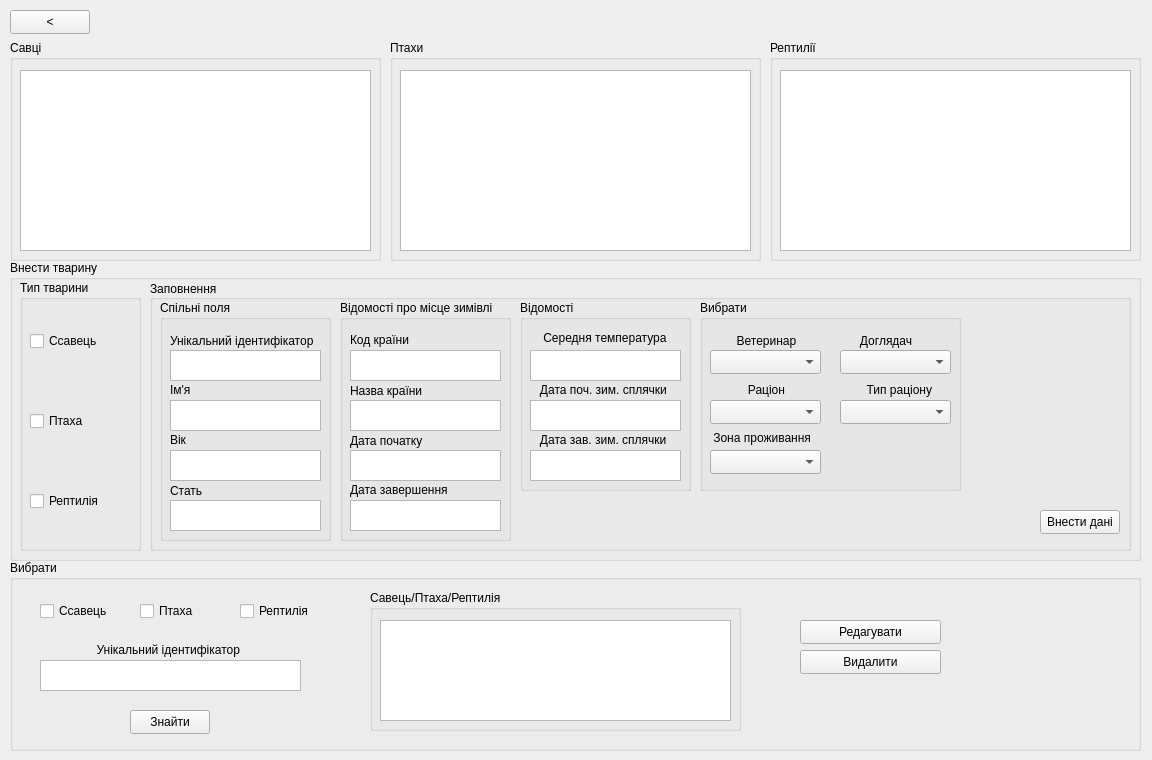
<?xml version="1.0" encoding="UTF-8"?>
<ui version="4.0">
 <class>AnimalsForm</class>
 <widget class="QWidget" name="AnimalsForm">
  <property name="geometry">
   <rect>
    <x>0</x>
    <y>0</y>
    <width>1152</width>
    <height>760</height>
   </rect>
  </property>
  <property name="windowTitle">
   <string>Form</string>
  </property>
  <widget class="QPushButton" name="pushButton">
   <property name="geometry">
    <rect>
     <x>10</x>
     <y>10</y>
     <width>80</width>
     <height>24</height>
    </rect>
   </property>
   <property name="text">
    <string>&lt;</string>
   </property>
  </widget>
  <widget class="QGroupBox" name="groupBox_2">
   <property name="geometry">
    <rect>
     <x>390</x>
     <y>40</y>
     <width>371</width>
     <height>221</height>
    </rect>
   </property>
   <property name="title">
    <string>Птахи</string>
   </property>
   <widget class="QTableView" name="birdsView">
    <property name="geometry">
     <rect>
      <x>10</x>
      <y>30</y>
      <width>351</width>
      <height>181</height>
     </rect>
    </property>
   </widget>
  </widget>
  <widget class="QGroupBox" name="groupBox">
   <property name="geometry">
    <rect>
     <x>10</x>
     <y>40</y>
     <width>371</width>
     <height>221</height>
    </rect>
   </property>
   <property name="title">
    <string>Савці</string>
   </property>
   <widget class="QTableView" name="mammalsView">
    <property name="geometry">
     <rect>
      <x>10</x>
      <y>30</y>
      <width>351</width>
      <height>181</height>
     </rect>
    </property>
   </widget>
  </widget>
  <widget class="QGroupBox" name="groupBox_5">
   <property name="geometry">
    <rect>
     <x>10</x>
     <y>560</y>
     <width>1131</width>
     <height>191</height>
    </rect>
   </property>
   <property name="title">
    <string>Вибрати</string>
   </property>
   <widget class="QPushButton" name="deleteButton">
    <property name="geometry">
     <rect>
      <x>790</x>
      <y>90</y>
      <width>141</width>
      <height>24</height>
     </rect>
    </property>
    <property name="text">
     <string>Видалити</string>
    </property>
   </widget>
   <widget class="QPushButton" name="searchButton">
    <property name="geometry">
     <rect>
      <x>120</x>
      <y>150</y>
      <width>80</width>
      <height>24</height>
     </rect>
    </property>
    <property name="text">
     <string>Знайти</string>
    </property>
   </widget>
   <widget class="QTextEdit" name="idText">
    <property name="geometry">
     <rect>
      <x>30</x>
      <y>100</y>
      <width>261</width>
      <height>31</height>
     </rect>
    </property>
   </widget>
   <widget class="QPushButton" name="updateButton">
    <property name="geometry">
     <rect>
      <x>790</x>
      <y>60</y>
      <width>141</width>
      <height>24</height>
     </rect>
    </property>
    <property name="text">
     <string>Редагувати</string>
    </property>
   </widget>
   <widget class="QLabel" name="label_5">
    <property name="geometry">
     <rect>
      <x>30</x>
      <y>79</y>
      <width>261</width>
      <height>21</height>
     </rect>
    </property>
    <property name="text">
     <string>                 Унікальний ідентифікатор</string>
    </property>
   </widget>
   <widget class="QGroupBox" name="searchAnimalGroupBox">
    <property name="geometry">
     <rect>
      <x>360</x>
      <y>30</y>
      <width>371</width>
      <height>141</height>
     </rect>
    </property>
    <property name="title">
     <string>Савець/Птаха/Рептилія</string>
    </property>
    <widget class="QTableView" name="Viewer">
     <property name="geometry">
      <rect>
       <x>10</x>
       <y>30</y>
       <width>351</width>
       <height>101</height>
      </rect>
     </property>
    </widget>
   </widget>
   <widget class="QCheckBox" name="mammalCheckBox_2">
    <property name="geometry">
     <rect>
      <x>30</x>
      <y>40</y>
      <width>78</width>
      <height>22</height>
     </rect>
    </property>
    <property name="text">
     <string>Сcавець</string>
    </property>
   </widget>
   <widget class="QCheckBox" name="birdCheckBox_2">
    <property name="geometry">
     <rect>
      <x>130</x>
      <y>40</y>
      <width>78</width>
      <height>22</height>
     </rect>
    </property>
    <property name="baseSize">
     <size>
      <width>0</width>
      <height>0</height>
     </size>
    </property>
    <property name="text">
     <string>Птаха</string>
    </property>
    <property name="iconSize">
     <size>
      <width>16</width>
      <height>16</height>
     </size>
    </property>
   </widget>
   <widget class="QCheckBox" name="reptileCheckBox_2">
    <property name="geometry">
     <rect>
      <x>230</x>
      <y>40</y>
      <width>78</width>
      <height>22</height>
     </rect>
    </property>
    <property name="text">
     <string>Рептилія</string>
    </property>
   </widget>
  </widget>
  <widget class="QGroupBox" name="groupBox_3">
   <property name="geometry">
    <rect>
     <x>10</x>
     <y>260</y>
     <width>1131</width>
     <height>301</height>
    </rect>
   </property>
   <property name="title">
    <string>Внести тварину</string>
   </property>
   <widget class="QGroupBox" name="groupBox_9">
    <property name="geometry">
     <rect>
      <x>10</x>
      <y>20</y>
      <width>121</width>
      <height>271</height>
     </rect>
    </property>
    <property name="title">
     <string>Тип тварини</string>
    </property>
    <widget class="QCheckBox" name="mammalCheckBox">
     <property name="geometry">
      <rect>
       <x>10</x>
       <y>50</y>
       <width>78</width>
       <height>22</height>
      </rect>
     </property>
     <property name="text">
      <string>Сcавець</string>
     </property>
    </widget>
    <widget class="QCheckBox" name="reptileCheckBox">
     <property name="geometry">
      <rect>
       <x>10</x>
       <y>210</y>
       <width>78</width>
       <height>22</height>
      </rect>
     </property>
     <property name="text">
      <string>Рептилія</string>
     </property>
    </widget>
    <widget class="QCheckBox" name="birdCheckBox">
     <property name="geometry">
      <rect>
       <x>10</x>
       <y>130</y>
       <width>78</width>
       <height>22</height>
      </rect>
     </property>
     <property name="baseSize">
      <size>
       <width>0</width>
       <height>0</height>
      </size>
     </property>
     <property name="text">
      <string>Птаха</string>
     </property>
     <property name="iconSize">
      <size>
       <width>16</width>
       <height>16</height>
      </size>
     </property>
    </widget>
   </widget>
   <widget class="QGroupBox" name="groupBox_10">
    <property name="geometry">
     <rect>
      <x>140</x>
      <y>20</y>
      <width>981</width>
      <height>271</height>
     </rect>
    </property>
    <property name="title">
     <string>Заповнення</string>
    </property>
    <property name="alignment">
     <set>Qt::AlignLeading|Qt::AlignLeft|Qt::AlignVCenter</set>
    </property>
    <widget class="QGroupBox" name="sampleGroupBox">
     <property name="geometry">
      <rect>
       <x>550</x>
       <y>20</y>
       <width>261</width>
       <height>191</height>
      </rect>
     </property>
     <property name="title">
      <string>Вибрати</string>
     </property>
     <widget class="QComboBox" name="rationComboBox">
      <property name="geometry">
       <rect>
        <x>10</x>
        <y>100</y>
        <width>111</width>
        <height>24</height>
       </rect>
      </property>
     </widget>
     <widget class="QComboBox" name="rationTypeComboBox">
      <property name="geometry">
       <rect>
        <x>140</x>
        <y>100</y>
        <width>111</width>
        <height>24</height>
       </rect>
      </property>
     </widget>
     <widget class="QComboBox" name="caretakerComboBox">
      <property name="geometry">
       <rect>
        <x>140</x>
        <y>50</y>
        <width>111</width>
        <height>24</height>
       </rect>
      </property>
      <property name="currentText">
       <string/>
      </property>
     </widget>
     <widget class="QComboBox" name="veterinarianComboBox">
      <property name="geometry">
       <rect>
        <x>10</x>
        <y>50</y>
        <width>111</width>
        <height>24</height>
       </rect>
      </property>
     </widget>
     <widget class="QComboBox" name="livANComboBox">
      <property name="geometry">
       <rect>
        <x>10</x>
        <y>150</y>
        <width>111</width>
        <height>24</height>
       </rect>
      </property>
     </widget>
     <widget class="QLabel" name="label_13">
      <property name="geometry">
       <rect>
        <x>130</x>
        <y>30</y>
        <width>111</width>
        <height>21</height>
       </rect>
      </property>
      <property name="mouseTracking">
       <bool>true</bool>
      </property>
      <property name="frameShadow">
       <enum>QFrame::Plain</enum>
      </property>
      <property name="text">
       <string>         Доглядач</string>
      </property>
      <property name="textFormat">
       <enum>Qt::MarkdownText</enum>
      </property>
      <property name="textInteractionFlags">
       <set>Qt::NoTextInteraction</set>
      </property>
     </widget>
     <widget class="QLabel" name="label_15">
      <property name="geometry">
       <rect>
        <x>10</x>
        <y>30</y>
        <width>111</width>
        <height>21</height>
       </rect>
      </property>
      <property name="text">
       <string>        Ветеринар</string>
      </property>
     </widget>
     <widget class="QLabel" name="label_16">
      <property name="geometry">
       <rect>
        <x>8</x>
        <y>80</y>
        <width>111</width>
        <height>20</height>
       </rect>
      </property>
      <property name="text">
       <string>            Раціон</string>
      </property>
     </widget>
     <widget class="QLabel" name="label_17">
      <property name="geometry">
       <rect>
        <x>140</x>
        <y>80</y>
        <width>111</width>
        <height>20</height>
       </rect>
      </property>
      <property name="text">
       <string>        Тип раціону</string>
      </property>
     </widget>
     <widget class="QLabel" name="label_18">
      <property name="geometry">
       <rect>
        <x>10</x>
        <y>130</y>
        <width>111</width>
        <height>16</height>
       </rect>
      </property>
      <property name="text">
       <string> Зона проживання</string>
      </property>
     </widget>
    </widget>
    <widget class="QGroupBox" name="jointGroupBox">
     <property name="geometry">
      <rect>
       <x>10</x>
       <y>20</y>
       <width>171</width>
       <height>241</height>
      </rect>
     </property>
     <property name="title">
      <string>Спільні поля</string>
     </property>
     <widget class="QLabel" name="label">
      <property name="geometry">
       <rect>
        <x>10</x>
        <y>30</y>
        <width>151</width>
        <height>21</height>
       </rect>
      </property>
      <property name="text">
       <string>Унікальний ідентифікатор</string>
      </property>
      <property name="margin">
       <number>3</number>
      </property>
     </widget>
     <widget class="QTextEdit" name="identifierText">
      <property name="geometry">
       <rect>
        <x>10</x>
        <y>50</y>
        <width>151</width>
        <height>31</height>
       </rect>
      </property>
     </widget>
     <widget class="QLabel" name="label_2">
      <property name="geometry">
       <rect>
        <x>10</x>
        <y>80</y>
        <width>151</width>
        <height>20</height>
       </rect>
      </property>
      <property name="text">
       <string>Ім'я</string>
      </property>
      <property name="margin">
       <number>61</number>
      </property>
     </widget>
     <widget class="QTextEdit" name="nameText">
      <property name="geometry">
       <rect>
        <x>10</x>
        <y>100</y>
        <width>151</width>
        <height>31</height>
       </rect>
      </property>
     </widget>
     <widget class="QTextEdit" name="ageText">
      <property name="geometry">
       <rect>
        <x>10</x>
        <y>150</y>
        <width>151</width>
        <height>31</height>
       </rect>
      </property>
     </widget>
     <widget class="QLabel" name="label_3">
      <property name="geometry">
       <rect>
        <x>10</x>
        <y>130</y>
        <width>151</width>
        <height>20</height>
       </rect>
      </property>
      <property name="text">
       <string>Вік</string>
      </property>
      <property name="margin">
       <number>63</number>
      </property>
     </widget>
     <widget class="QLabel" name="label_4">
      <property name="geometry">
       <rect>
        <x>10</x>
        <y>180</y>
        <width>151</width>
        <height>21</height>
       </rect>
      </property>
      <property name="text">
       <string>Стать</string>
      </property>
      <property name="margin">
       <number>59</number>
      </property>
     </widget>
     <widget class="QTextEdit" name="sexText">
      <property name="geometry">
       <rect>
        <x>10</x>
        <y>200</y>
        <width>151</width>
        <height>31</height>
       </rect>
      </property>
     </widget>
    </widget>
    <widget class="QPushButton" name="pushButton_7">
     <property name="geometry">
      <rect>
       <x>890</x>
       <y>230</y>
       <width>80</width>
       <height>24</height>
      </rect>
     </property>
     <property name="text">
      <string>Внести дані</string>
     </property>
    </widget>
    <widget class="QGroupBox" name="birdInfoGroupBox">
     <property name="geometry">
      <rect>
       <x>190</x>
       <y>20</y>
       <width>171</width>
       <height>241</height>
      </rect>
     </property>
     <property name="title">
      <string>Відомості про місце зимівлі</string>
     </property>
     <widget class="QTextEdit" name="countryCodeText">
      <property name="geometry">
       <rect>
        <x>10</x>
        <y>50</y>
        <width>151</width>
        <height>31</height>
       </rect>
      </property>
     </widget>
     <widget class="QLabel" name="label_6">
      <property name="geometry">
       <rect>
        <x>10</x>
        <y>30</y>
        <width>151</width>
        <height>20</height>
       </rect>
      </property>
      <property name="text">
       <string>Код країни</string>
      </property>
      <property name="margin">
       <number>45</number>
      </property>
     </widget>
     <widget class="QLabel" name="label_7">
      <property name="geometry">
       <rect>
        <x>10</x>
        <y>80</y>
        <width>151</width>
        <height>21</height>
       </rect>
      </property>
      <property name="text">
       <string>Назва країни</string>
      </property>
      <property name="margin">
       <number>40</number>
      </property>
     </widget>
     <widget class="QTextEdit" name="countryNameText">
      <property name="geometry">
       <rect>
        <x>10</x>
        <y>100</y>
        <width>151</width>
        <height>31</height>
       </rect>
      </property>
     </widget>
     <widget class="QLabel" name="label_8">
      <property name="geometry">
       <rect>
        <x>10</x>
        <y>130</y>
        <width>151</width>
        <height>21</height>
       </rect>
      </property>
      <property name="text">
       <string>Дата початку</string>
      </property>
      <property name="margin">
       <number>40</number>
      </property>
     </widget>
     <widget class="QTextEdit" name="startDateBText">
      <property name="geometry">
       <rect>
        <x>10</x>
        <y>150</y>
        <width>151</width>
        <height>31</height>
       </rect>
      </property>
     </widget>
     <widget class="QLabel" name="label_9">
      <property name="geometry">
       <rect>
        <x>10</x>
        <y>180</y>
        <width>161</width>
        <height>20</height>
       </rect>
      </property>
      <property name="text">
       <string>Дата завершення</string>
      </property>
      <property name="margin">
       <number>30</number>
      </property>
     </widget>
     <widget class="QTextEdit" name="endDateBText">
      <property name="geometry">
       <rect>
        <x>10</x>
        <y>200</y>
        <width>151</width>
        <height>31</height>
       </rect>
      </property>
     </widget>
    </widget>
    <widget class="QGroupBox" name="reptileInfoGroupBox">
     <property name="geometry">
      <rect>
       <x>370</x>
       <y>20</y>
       <width>171</width>
       <height>191</height>
      </rect>
     </property>
     <property name="title">
      <string>Відомості </string>
     </property>
     <widget class="QTextEdit" name="avarageTemperatureText">
      <property name="geometry">
       <rect>
        <x>10</x>
        <y>50</y>
        <width>151</width>
        <height>31</height>
       </rect>
      </property>
     </widget>
     <widget class="QLabel" name="label_10">
      <property name="geometry">
       <rect>
        <x>10</x>
        <y>30</y>
        <width>151</width>
        <height>16</height>
       </rect>
      </property>
      <property name="text">
       <string>    Середня температура</string>
      </property>
      <property name="margin">
       <number>0</number>
      </property>
     </widget>
     <widget class="QLabel" name="label_11">
      <property name="geometry">
       <rect>
        <x>10</x>
        <y>80</y>
        <width>151</width>
        <height>20</height>
       </rect>
      </property>
      <property name="text">
       <string>   Дата поч. зим. сплячки</string>
      </property>
     </widget>
     <widget class="QTextEdit" name="stardDateRText">
      <property name="geometry">
       <rect>
        <x>10</x>
        <y>100</y>
        <width>151</width>
        <height>31</height>
       </rect>
      </property>
     </widget>
     <widget class="QTextEdit" name="endDateRText">
      <property name="geometry">
       <rect>
        <x>10</x>
        <y>150</y>
        <width>151</width>
        <height>31</height>
       </rect>
      </property>
     </widget>
     <widget class="QLabel" name="label_12">
      <property name="geometry">
       <rect>
        <x>10</x>
        <y>130</y>
        <width>151</width>
        <height>20</height>
       </rect>
      </property>
      <property name="text">
       <string>   Дата зав. зим. сплячки</string>
      </property>
     </widget>
    </widget>
   </widget>
  </widget>
  <widget class="QGroupBox" name="groupBox_11">
   <property name="geometry">
    <rect>
     <x>770</x>
     <y>40</y>
     <width>371</width>
     <height>221</height>
    </rect>
   </property>
   <property name="title">
    <string>Рептилії</string>
   </property>
   <widget class="QTableView" name="reptilesView">
    <property name="geometry">
     <rect>
      <x>10</x>
      <y>30</y>
      <width>351</width>
      <height>181</height>
     </rect>
    </property>
   </widget>
  </widget>
 </widget>
 <resources/>
 <connections/>
</ui>
